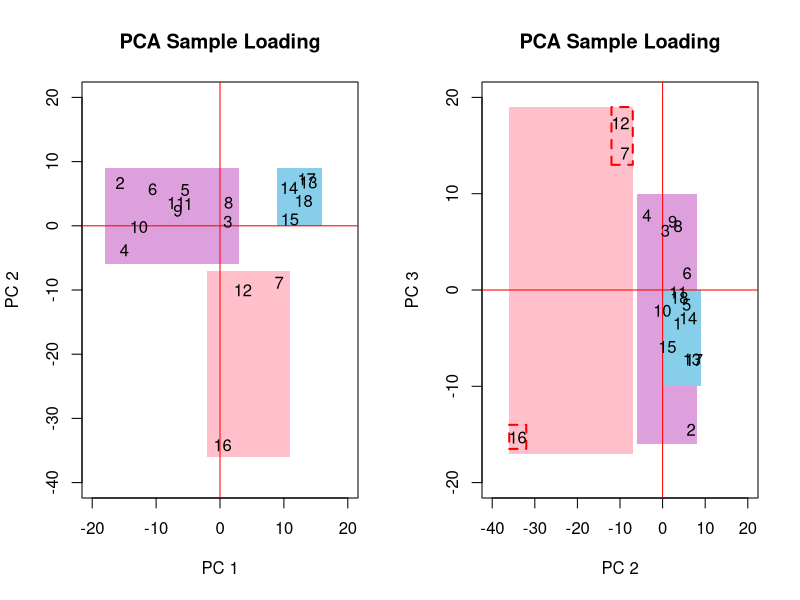

Recreate this plot in R.
alldata = read.table("alldata_edited.csv", T, sep=",")
attach(alldata)

###################################################
# Create prcomp, omitting treatment and replicate
###################################################
alldataPCA = prcomp(alldata[, c(3:851)], scale=T)
summary(alldataPCA)

op=par(mfrow=c(1,2))
plot(alldataPCA$x[,c(1:2)], type="n",
  xlab="PC 1", xlim=c(-20, 20),
  ylab="PC 2", ylim=c(-40, 20),
  main="PCA Sample Loading")
rect(xleft=-2, ybottom=-36, xright=11, ytop=-7,
     col="pink",border="NA")
rect(xleft=9, ybottom=0, xright=16, ytop=9,
     col="skyblue",border="NA")
rect(xleft=-18, ybottom=-6, xright=3, ytop=9,
     col="plum",border="NA")
abline(h=0, col="red")
abline(v=0, col="red")
text(alldataPCA$x[,c(1:2)], levels(group)[group])


plot(alldataPCA$x[,c(2:3)], type="n",
  xlab="PC 2", xlim=c(-40, 20),
  ylab="PC 3", ylim=c(-20, 20),
  main="PCA Sample Loading")

rect(xleft=-36, ybottom=-17, xright=-7, ytop=19,
     col="pink",border="NA")
rect(xleft=-6, ybottom=-16, xright=8, ytop=10,
     col="plum",border="NA")
rect(xleft=0, ybottom=-10, xright=9, ytop=0,
     col="skyblue",border="NA")
rect(-12,13,-7,19, border="red", lty=2,lwd=2)
rect(-36,-16.5,-32,-14, border="red", lty=2,lwd=2)
abline(h=0, col="red")
abline(v=0, col="red")
text(alldataPCA$x[,c(2:3)], levels(group)[group])
dev.print(postscript, "PCAsampleplot.ps", horizontal=F, paper="letter")


